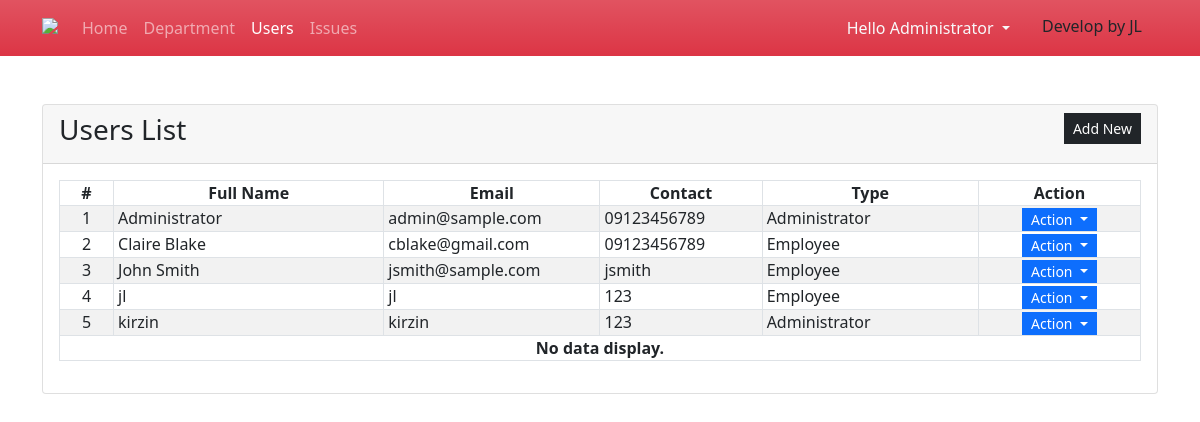
/?page=users (signed in), run on an earlier commit of the app's database.
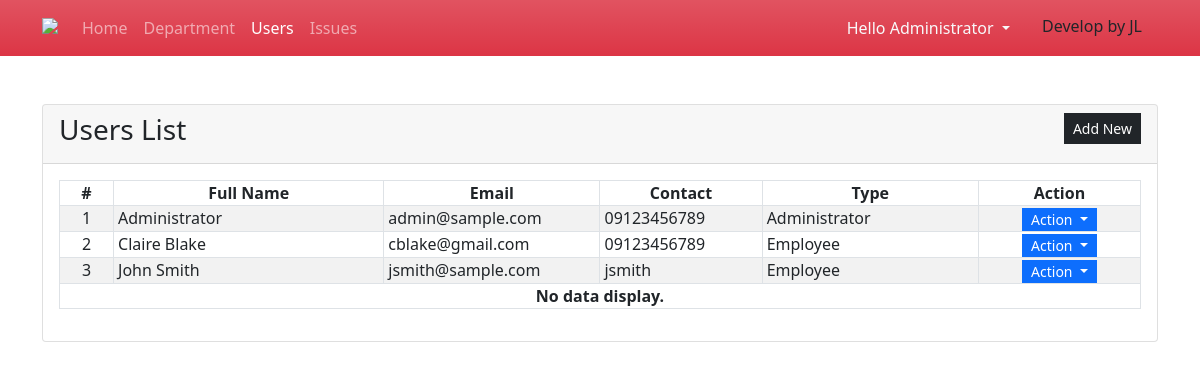
And on a later commit of the database.
### tables this page shows
CREATE TABLE user_list (
            `user_id` INTEGER PRIMARY KEY AUTOINCREMENT,
            `fullname` TEXT NOT NULL,
            `email` TEXT NOT NULL,
            `contact` TEXT NOT NULL,
            `username` TEXT NOT NULL,
            `password` TEXT NOT NULL,
            `department_id` INTEGER,
            `type` INTEGER,
            `designation` TEXT NOT NULL,
            `date_created` TIMESTAMP DEFAULT CURRENT_TIMESTAMP
        );

### users.php (the view, shortened to what this page needs)
<div class="card">
    <div class="card-header d-flex justify-content-between">
        <h3 class="card-title">Users List</h3>
        <div class="card-tools align-middle">
            <button class="btn btn-dark btn-sm py-1 rounded-0" type="button" id="create_new">Add New</button>
        </div>
    </div>
    <div class="card-body">
        <table class="table table-hover table-striped table-bordered">
            <colgroup>
                <col width="5%">
                <col width="25%">
                <col width="20%">
                <col width="15%">
                <col width="20%">
                <col width="15%">
            </colgroup>
            <thead>
                <tr>
                    <th class="text-center p-0">#</th>
                    <th class="text-center p-0">Full Name</th>
                    <th class="text-center p-0">Email</th>
                    <th class="text-center p-0">Contact</th>
                    <th class="text-center p-0">Type</th>
                    <th class="text-center p-0">Action</th>
                </tr>
            </thead>
            <tbody>
                <?php
                $sql = "SELECT * FROM `user_list` order by `fullname` asc";
                $qry = $conn->query($sql);
                $i = 1;
                    while($row = $qry->fetchArray()):
                ?>
                <tr>
                    <td class="text-center p-0"><?php echo $i++; ?></td>
                    <td class="py-0 px-1"><?php echo $row['fullname'] ?></td>
                    <td class="py-0 px-1"><?php echo $row['email'] ?></td>
                    <td class="py-0 px-1"><?php echo $row['contact'] ?></td>
                    <td class="py-0 px-1"><?php echo ($row['type'] == 1)? 'Administrator':'Employee' ?></td>
                    <th class="text-center py-0 px-1">
                        <div class="btn-group" role="group">
                            <button id="btnGroupDrop1" type="button" class="btn btn-primary dropdown-toggle btn-sm rounded-0 py-0" data-bs-toggle="dropdown" aria-expanded="false">
                            Action
                            </button>
                        </div>
                    </th>
                </tr>
                <?php endwhile; ?>
                <?php if(!$qry->fetchArray()): ?>
                    <tr>
                        <th class="text-center p-0" colspan="6">No data display.</th>
                    </tr>
                <?php endif; ?>
            </tbody>
        </table>
    </div>
</div>

### index.php (shortened to what this page needs)
<?php
$page = isset($_GET['page']) ? $_GET['page'] : 'home';
?>
<!DOCTYPE html>
<html lang="en">
<head>
    <link rel="stylesheet" href="css/bootstrap.min.css">
</head>
<body>
    <main>
    <nav class="navbar navbar-expand-lg navbar-dark bg-danger bg-gradient">
        <div class="container">
            <a class="navbar-brand" href="#">
                <img src="assets\drakester-logo.png" width=180 class="mb-2">
            </a>
            <div class="collapse navbar-collapse" id="navbarNav">
                <ul class="navbar-nav">
                    <li class="nav-item">
                        <a class="nav-link <?php echo ($page == 'home')? 'active' : '' ?>" aria-current="page" href="./">Home</a>
                    </li>
                    <?php if($_SESSION['type'] == 1): ?>
                    <li class="nav-item">
                        <a class="nav-link <?php echo ($page == 'department')? 'active' : '' ?>" aria-current="page" href="./?page=department">Department</a>
                    </li>
                    <li class="nav-item">
                        <a class="nav-link <?php echo ($page == 'users')? 'active' : '' ?>" aria-current="page" href="./?page=users">Users</a>
                    </li>
                    <?php endif; ?>
                    <li class="nav-item">
                    <a class="nav-link" href="./?page=issues">Issues</a>
                    </li>
                </ul>
            </div>
            <div>
            <div class="dropdown">
                <button class="btn btn-secondary dropdown-toggle bg-transparent  text-light border-0" type="button" id="dropdownMenuButton1" data-bs-toggle="dropdown" aria-expanded="false">
                    Hello <?php echo $_SESSION['fullname'] ?>
                </button>
                  <span class="p-3 fs-6">Develop by JL</span>
            </div>
            </div>
        </div>
    </nav>
    <div class="container py-5">
        <?php
            include $page.'.php';
        ?>
    </div>
    </main>
</body>
</html>

What changed in the data, as far as the page shows it:
removed user_list: fullname "jl", email "jl", contact "123", type "Employee"
removed user_list: fullname "kirzin", email "kirzin", contact "123", type "Administrator"
